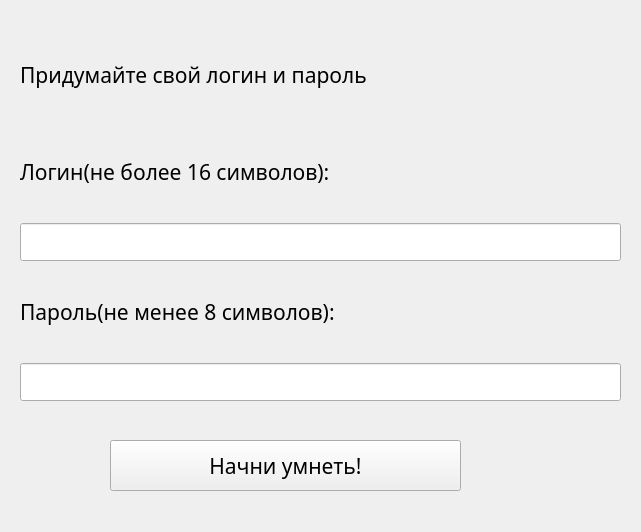
<?xml version="1.0" encoding="UTF-8"?>
<ui version="4.0">
 <class>Form</class>
 <widget class="QWidget" name="Form">
  <property name="geometry">
   <rect>
    <x>0</x>
    <y>0</y>
    <width>641</width>
    <height>532</height>
   </rect>
  </property>
  <property name="windowTitle">
   <string>Form</string>
  </property>
  <widget class="QWidget" name="verticalLayoutWidget">
   <property name="geometry">
    <rect>
     <x>20</x>
     <y>30</y>
     <width>601</width>
     <height>371</height>
    </rect>
   </property>
   <property name="font">
    <font>
     <family>MV Boli</family>
     <pointsize>16</pointsize>
     <weight>50</weight>
     <bold>false</bold>
    </font>
   </property>
   <layout class="QVBoxLayout" name="verticalLayout">
    <item>
     <widget class="QLabel" name="nadpis">
      <property name="font">
       <font>
        <family>MV Boli</family>
        <pointsize>16</pointsize>
        <weight>50</weight>
        <bold>false</bold>
       </font>
      </property>
      <property name="text">
       <string>Придумайте свой логин и пароль</string>
      </property>
     </widget>
    </item>
    <item>
     <widget class="QLabel" name="label_2">
      <property name="font">
       <font>
        <family>MV Boli</family>
        <pointsize>16</pointsize>
        <weight>50</weight>
        <bold>false</bold>
       </font>
      </property>
      <property name="text">
       <string>Логин(не более 16 символов):</string>
      </property>
     </widget>
    </item>
    <item>
     <widget class="QLineEdit" name="name">
      <property name="font">
       <font>
        <family>MV Boli</family>
        <pointsize>16</pointsize>
        <weight>50</weight>
        <bold>false</bold>
       </font>
      </property>
     </widget>
    </item>
    <item>
     <widget class="QLabel" name="label">
      <property name="font">
       <font>
        <family>MV Boli</family>
        <pointsize>16</pointsize>
        <weight>50</weight>
        <bold>false</bold>
       </font>
      </property>
      <property name="text">
       <string>Пароль(не менее 8 символов):</string>
      </property>
     </widget>
    </item>
    <item>
     <widget class="QLineEdit" name="password">
      <property name="font">
       <font>
        <family>MV Boli</family>
        <pointsize>16</pointsize>
        <weight>50</weight>
        <bold>false</bold>
       </font>
      </property>
     </widget>
    </item>
   </layout>
  </widget>
  <widget class="QPushButton" name="registrasia">
   <property name="geometry">
    <rect>
     <x>110</x>
     <y>440</y>
     <width>351</width>
     <height>51</height>
    </rect>
   </property>
   <property name="font">
    <font>
     <family>MV Boli</family>
     <pointsize>16</pointsize>
     <weight>50</weight>
     <bold>false</bold>
    </font>
   </property>
   <property name="text">
    <string>Начни умнеть!</string>
   </property>
  </widget>
 </widget>
 <resources/>
 <connections/>
</ui>
